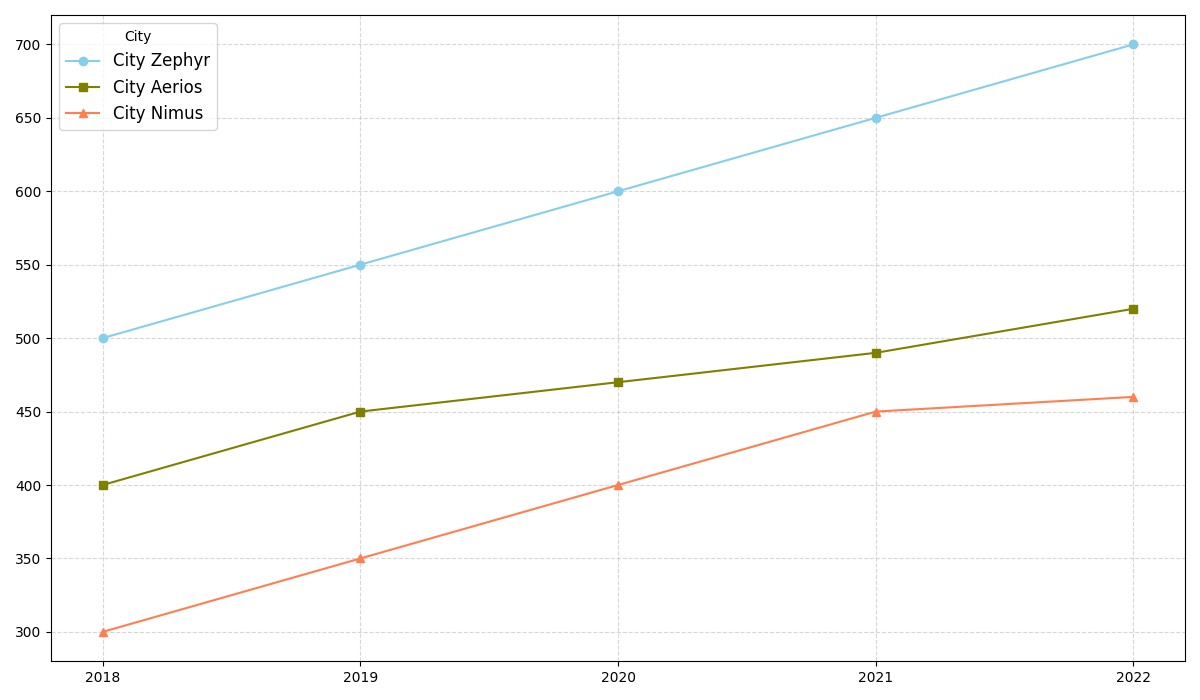

Python code for this plot:
import matplotlib.pyplot as plt
import numpy as np

years = np.array([2018, 2019, 2020, 2021, 2022])
city_zephyr = np.array([500, 550, 600, 650, 700])
city_aerios = np.array([400, 450, 470, 490, 520])
city_nimus = np.array([300, 350, 400, 450, 460])

fig, ax = plt.subplots(figsize=(12, 7))

ax.plot(years, city_zephyr, marker='o', linestyle='-', color='skyblue', label='City Zephyr')
ax.plot(years, city_aerios, marker='s', linestyle='-', color='olive', label='City Aerios')
ax.plot(years, city_nimus, marker='^', linestyle='-', color='coral', label='City Nimus')

ax.set_xticks(years)
ax.grid(True, linestyle='--', alpha=0.5)

ax.legend(title='City', fontsize=12)

plt.tight_layout()
plt.show()
